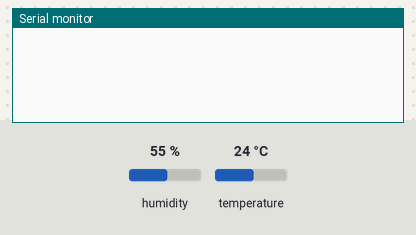
A program run on a simulated ESP32. Shown: the last lines printed to the serial monitor. Inputs (shaded band) come from the test bench; at power-on: temperature 24 °C, humidity 55 %.

Above: at 1.2 s.
1.3 s: temperature set to 12 °C
At 3.7 s:
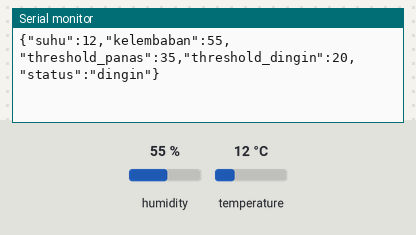
7.5 s: temperature set to 28 °C
At 9.9 s:
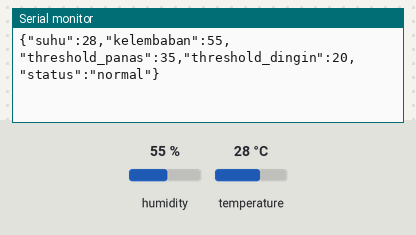
13.5 s: temperature set to 41 °C
At 16.0 s:
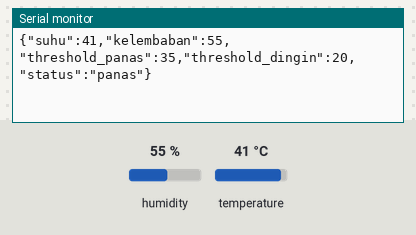
19.5 s: humidity set to 22 %
At 21.8 s:
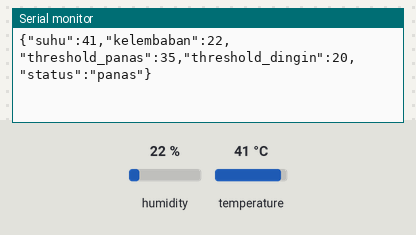

The program:

main.cpp
```cpp
#include <DHT.h>
#include <ArduinoJson.h>

#define DHT_PIN  27
#define DHT_TYPE DHT22

DHT dht(DHT_PIN, DHT_TYPE);

float suhu_panas  = 35.0;
float suhu_dingin = 20.0;

unsigned long lastSend = 0;
const long INTERVAL = 3000;

void setup() {
  Serial.begin(115200);
  dht.begin();
}

void loop() {
  // Terima parameter dari Python via Serial
  if (Serial.available()) {
    String input = Serial.readStringUntil('\n');
    input.trim();
    JsonDocument doc;
    if (!deserializeJson(doc, input)) {
      if (doc["suhu_panas"].is<float>())  suhu_panas  = doc["suhu_panas"].as<float>();
      if (doc["suhu_dingin"].is<float>()) suhu_dingin = doc["suhu_dingin"].as<float>();
    }
  }

  // Kirim data sensor tiap 3 detik
  if (millis() - lastSend >= INTERVAL) {
    lastSend = millis();

    float suhu      = dht.readTemperature();
    float kelembaban = dht.readHumidity();

    if (isnan(suhu) || isnan(kelembaban)) return;

    String status = "normal";
    if (suhu >= suhu_panas)       status = "panas";
    else if (suhu <= suhu_dingin) status = "dingin";

    JsonDocument doc;
    doc["suhu"]             = suhu;
    doc["kelembaban"]       = kelembaban;
    doc["threshold_panas"]  = suhu_panas;
    doc["threshold_dingin"] = suhu_dingin;
    doc["status"]           = status;

    serializeJson(doc, Serial);
    Serial.println();
  }

  delay(10);
}
```

Measured:
- after the input at 1.3 s, the serial monitor: prints a new line after 1.7 s (image 1)
- after the input at 7.5 s, the serial monitor: prints a new line after 1.5 s (image 2)
- after the input at 13.5 s, the serial monitor: prints a new line after 1.5 s (image 3)
- after the input at 19.5 s, the serial monitor: prints a new line after 1.5 s (image 4)
